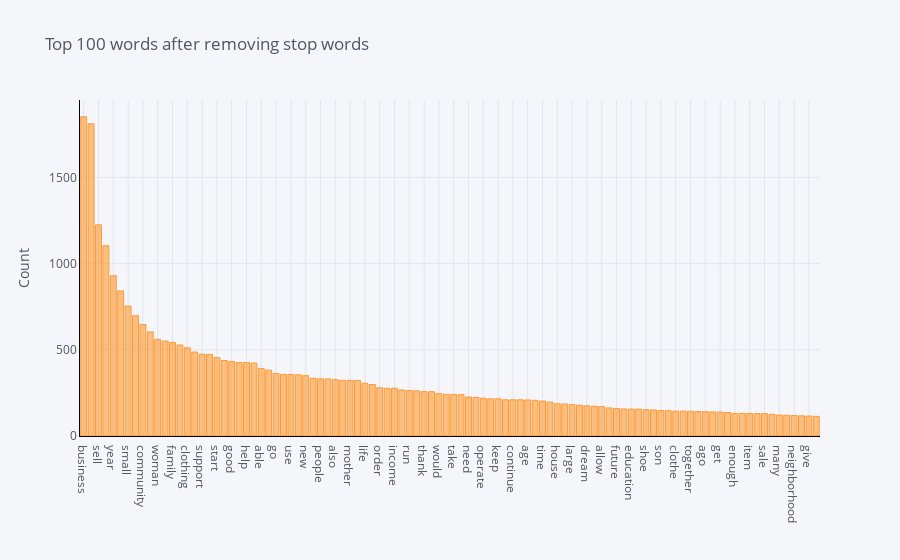

The notebook cell saved with this chart:
### Markdown cell above
# 4. Analyze Trained Model

### Code cell
plot_model()

### Figure 1 — Plotly figure (JSON) as saved in the notebook; plotly's stock layout.template omitted (floating-point values rounded to 4 significant figures)
{"data": [{"marker": {"color": "rgba(255, 153, 51, 0.6)", "line": {"color": "rgba(255, 153, 51, 1.0)", "width": 1}}, "name": "count", "orientation": "v", "text": "", "type": "bar", "x": ["business", "loan", "sell", "child", "year", "group", "small", "buy", "community", "live", "woman", "old", "family", "store", "clothing", "hope", "support", "entrepreneur", "start", "work", "good", "make", "help", "product", "able", "husband", "go", "member", "use", "say", "new", "purchase", "people", "school", "also", "well", "mother", "want", "life", "customer", "order", "increase", "income", "hard", "run", "provide", "thank", "request", "would", "money", "take", "food", "need", "first", "operate", "grow", "keep", "receive", "continue", "expand", "age", "plan", "time", "home", "house", "explain", "large", "improve", "dream", "day", "allow", "currently", "future", "profit", "education", "young", "shoe", "daughter", "son", "offer", "clothe", "attend", "together", "invest", "ago", "grocery", "get", "inventory", "enough", "like", "item", "pay", "sale", "lot", "many", "capital", "neighborhood", "boy", "give", "single"], "y": [1852, 1812, 1225, 1104, 930, 842, 754, 698, 647, 604, 561, 551, 543, 528, 512, 487, 475, 473, 455, 438, 432, 426, 426, 423, 391, 382, 363, 357, 357, 355, 350, 335, 332, 331, 327, 323, 323, 322, 306, 299, 280, 277, 277, 267, 264, 262, 257, 257, 246, 242, 240, 240, 226, 224, 219, 216, 216, 210, 210, 210, 209, 207, 203, 197, 187, 186, 182, 179, 175, 173, 170, 163, 159, 157, 156, 156, 153, 151, 148, 147, 144, 144, 144, 142, 141, 140, 139, 136, 131, 131, 131, 130, 130, 126, 122, 120, 119, 117, 116, 114]}], "layout": {"legend": {"bgcolor": "#F5F6F9", "font": {"color": "#4D5663"}}, "paper_bgcolor": "#F5F6F9", "plot_bgcolor": "#F5F6F9", "title": {"font": {"color": "#4D5663"}, "text": "Top 100 words after removing stop words"}, "xaxis": {"gridcolor": "#E1E5ED", "linecolor": "black", "showgrid": true, "tickfont": {"color": "#4D5663"}, "title": {"font": {"color": "#4D5663"}, "text": ""}, "zerolinecolor": "#E1E5ED"}, "yaxis": {"gridcolor": "#E1E5ED", "linecolor": "black", "showgrid": true, "tickfont": {"color": "#4D5663"}, "title": {"font": {"color": "#4D5663"}, "text": "Count"}, "zerolinecolor": "#E1E5ED"}}}
